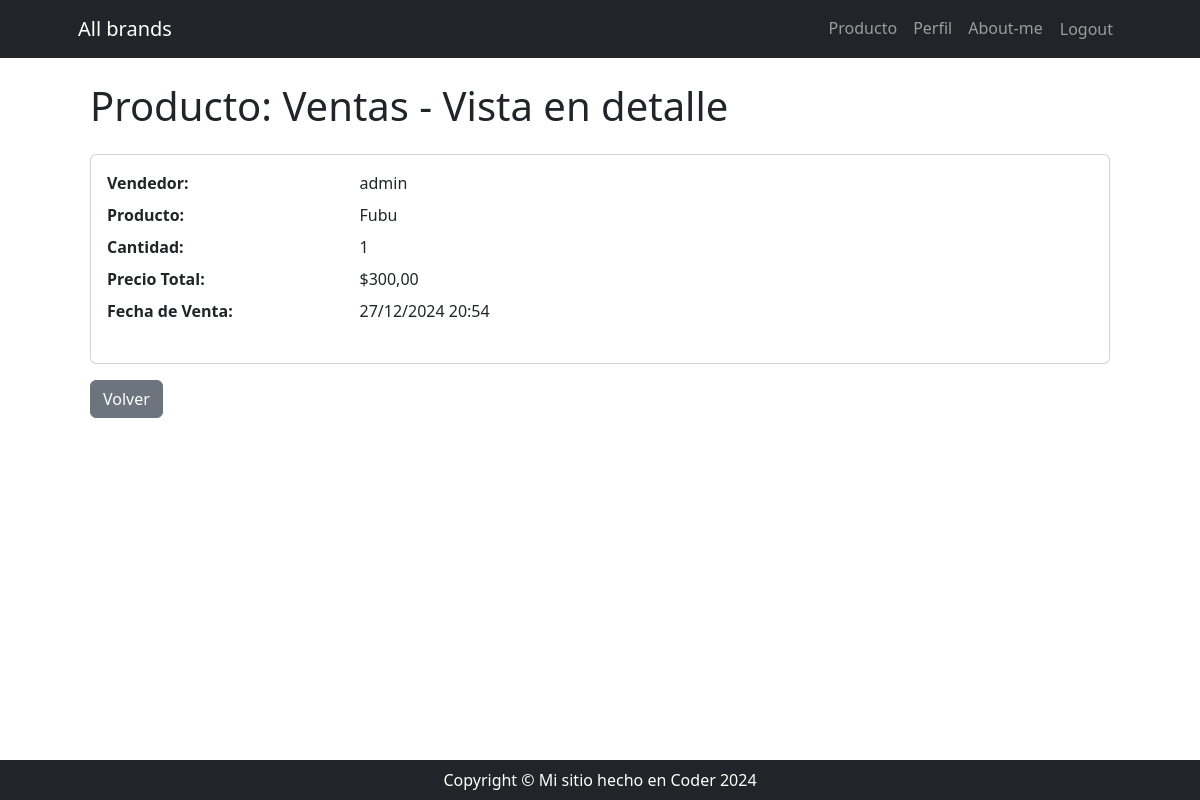
Screenshot of /producto/venta/detail/2 (signed in) with the database file from the repository.
### producto/models.py (models this page shows, shortened)
class Venta(models.Model):
    vendedor = models.ForeignKey(Vendedor, on_delete=models.DO_NOTHING)
    producto = models.ForeignKey(Producto, on_delete=models.DO_NOTHING)
    cantidad = models.PositiveIntegerField()
    precio_total = models.DecimalField(max_digits=10, decimal_places=2, editable=False)
    fecha_venta = models.DateTimeField(default=timezone.now, editable=False)
    class Meta:
        ordering = ('-fecha_venta',)

class Vendedor(models.Model):
    usuario = models.OneToOneField(User, on_delete=models.CASCADE, related_name='vendedor')
    celular = models.CharField(max_length=50)
    avatar = models.ImageField(upload_to='imagenes_perfil', blank=True, null=True)

class Producto(models.Model):
    categoria = models.ForeignKey(
        Categoria,
        on_delete=models.SET_NULL,
        null=True,
        blank=True,
        verbose_name='categoría',
    )
    nombre = models.CharField(max_length=100, db_index=True)
    descripcion = models.TextField(blank=True, null=True, verbose_name='descripción')
    precio = models.DecimalField(max_digits=10, decimal_places=2)
    stock = models.PositiveIntegerField()
    class Meta:
        unique_together = ('categoria', 'nombre')
        verbose_name = 'Producto'
        verbose_name_plural = 'Productos'

### producto/views_models/venta.py (the view)
# urls.py: path('venta/detail/<int:pk>', venta.VentaDetailView.as_view(), name='venta_detail'),
class VentaDetailView(DetailView):
    model = Venta

### producto/templates/producto/venta_detail.html
{% extends 'core/base.html' %}
{% block content %}
    <div class="container mt-4">
        <h1 class="mb-4">Producto: Ventas - Vista en detalle</h1>
        <div class="card">
            <div class="card-body">
                <dl class="row">
                    <dt class="col-sm-3">Vendedor:</dt>
                    <dd class="col-sm-9">{{ object.vendedor.usuario.username }}</dd>
                    <dt class="col-sm-3">Producto:</dt>
                    <dd class="col-sm-9">{{ object.producto.nombre }}</dd>
                    <dt class="col-sm-3">Cantidad:</dt>
                    <dd class="col-sm-9">{{ object.cantidad }}</dd>
                    <dt class="col-sm-3">Precio Total:</dt>
                    <dd class="col-sm-9">${{ object.precio_total|floatformat:2 }}</dd>
                    <dt class="col-sm-3">Fecha de Venta:</dt>
                    <dd class="col-sm-9">{{ object.fecha_venta|date:"d/m/Y H:i" }}</dd>
                </dl>
            </div>
        </div>
        <div class="mt-3">
            <a href="{% url 'producto:venta_list' %}" class="btn btn-secondary">Volver</a>
        </div>
    </div>
{% endblock content %}

### rows the page displays
Venta: vendedor.usuario.username "admin", producto.nombre "Fubu", cantidad "1", precio_total "300,00", fecha_venta "27/12/2024 20:54"
